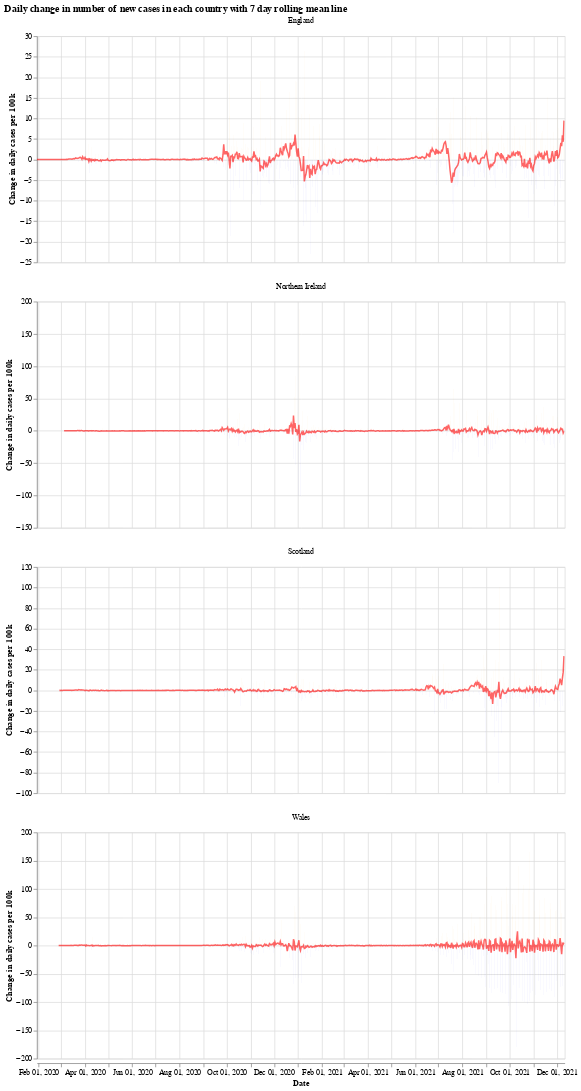

Here is the notebook cell this chart was saved with:
### Markdown cell above
We will use the Python library `Altair` for visualising the data, see the [altair docs](https://altair-viz.github.io/) for more information.

First we have a graph which shows the daily change in the number of new cases for each country. This number jumps up and down all over the place, which is likely due to delay in reporting of new cases over the weekend. Another interesting thing is that it looks like the daily cases in Wales experienced a much shorter period of calm over the summer (calm in the sense of daily cases not jumping up and down).

The orange bars are days when the number of new cases (per 100k population) was more than the previous day, while the blue are days when the number of new cases dropped. The red line is the 7 day moving average. 

When the moving average line is below 0, it means that there is a consistent drop in new cases. We can see this clearly happening around the times that lockdowns were introduced (though, to varying degrees). I will update the graphs soon with a marker of when each lockdown started.

### Code cell
# collapse
import altair as alt

bars = alt.Chart(uk_cases).mark_bar().encode(
    x=alt.X("yearmonthdate(date):T", axis=alt.Axis(title='Date')),
    y=alt.Y("casesChangeRate:Q", axis=alt.Axis(title='Change in daily cases per 100k')),
    tooltip='casesChange',
    color=alt.condition(
        alt.datum.casesChangeRate > 0,
        alt.value("orange"),  # The positive color
        alt.value("blue")  # The negative color
    )
).properties(title='Daily change in number of new cases with 7 day rolling mean',width=700).interactive()

line = alt.Chart(uk_cases).mark_line(
    color='red',
    size=2,
    opacity=0.6
).transform_window(
    rolling_mean='mean(casesChangeRate)',
    frame=[0, 7],
    groupby=['areaName']
).encode(
    x='yearmonthdate(date):T',
    y='rolling_mean:Q'
)

alt.layer(bars, line, data=uk_cases).facet(alt.Column(
    'areaName', title=''), columns=1).resolve_scale(y='independent').properties(title='Daily change in number of new cases in each country with 7 day rolling mean line')

### Figure 1 — Vega-Lite specification as saved in the notebook (floating-point values rounded to 4 significant figures; data arrays with more than 128 entries replaced by an {"elided": "..."} marker saying what was removed)
{"config": {"view": {"continuousWidth": 400, "continuousHeight": 300}}, "data": {"name": "data-e512330d6b0dcd0528d6dc4f0e104e3c"}, "facet": {"type": "nominal", "field": "areaName", "title": ""}, "spec": {"layer": [{"mark": "bar", "encoding": {"color": {"condition": {"value": "orange", "test": "(datum.casesChangeRate > 0)"}, "value": "blue"}, "tooltip": {"type": "quantitative", "field": "casesChange"}, "x": {"type": "temporal", "axis": {"title": "Date"}, "field": "date", "timeUnit": "yearmonthdate"}, "y": {"type": "quantitative", "axis": {"title": "Change in daily cases per 100k"}, "field": "casesChangeRate"}}, "selection": {"selector001": {"type": "interval", "bind": "scales", "encodings": ["x", "y"]}}, "title": "Daily change in number of new cases with 7 day rolling mean", "width": 700}, {"mark": {"type": "line", "color": "red", "opacity": 0.6, "size": 2}, "encoding": {"x": {"type": "temporal", "field": "date", "timeUnit": "yearmonthdate"}, "y": {"type": "quantitative", "field": "rolling_mean"}}, "transform": [{"window": [{"op": "mean", "field": "casesChangeRate", "as": "rolling_mean"}], "frame": [0, 7], "groupby": ["areaName"]}]}]}, "columns": 1, "resolve": {"scale": {"y": "independent"}}, "title": "Daily change in number of new cases in each country with 7 day rolling mean line", "$schema": "https://vega.github.io/schema/vega-lite/v4.8.1.json", "datasets": {"data-e512330d6b0dcd0528d6dc4f0e104e3c": {"elided": "2632 records"}}}
